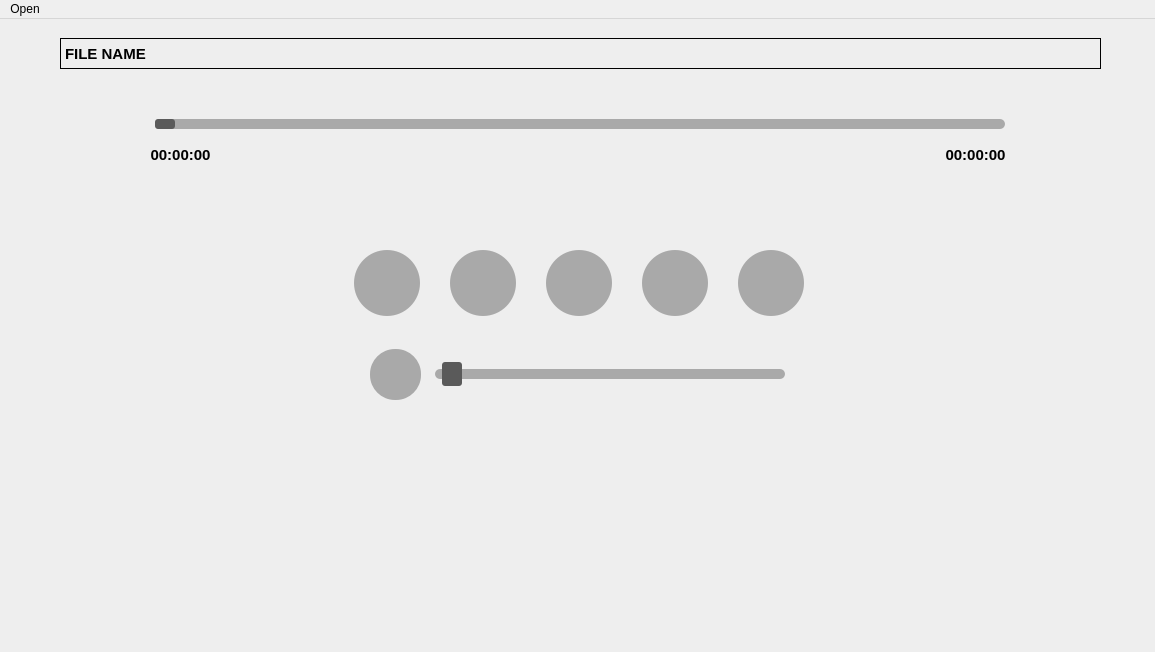
<?xml version="1.0" encoding="UTF-8"?>
<ui version="4.0">
 <class>MainWindow</class>
 <widget class="QMainWindow" name="MainWindow">
  <property name="geometry">
   <rect>
    <x>0</x>
    <y>0</y>
    <width>1155</width>
    <height>652</height>
   </rect>
  </property>
  <property name="windowTitle">
   <string>MainWindow</string>
  </property>
  <property name="styleSheet">
   <string notr="true">QMainWindow
{
	background-color:rgb(238,238,238)
}</string>
  </property>
  <widget class="QWidget" name="centralwidget">
   <widget class="QLabel" name="label_File_Name">
    <property name="geometry">
     <rect>
      <x>60</x>
      <y>19</y>
      <width>1041</width>
      <height>31</height>
     </rect>
    </property>
    <property name="font">
     <font>
      <family>Arial</family>
      <pointsize>11</pointsize>
      <bold>true</bold>
     </font>
    </property>
    <property name="styleSheet">
     <string notr="true">QLabel
{
	border-color: 1px solid rgb(142,142,142)
}</string>
    </property>
    <property name="frameShape">
     <enum>QFrame::Panel</enum>
    </property>
    <property name="text">
     <string>FILE NAME</string>
    </property>
   </widget>
   <widget class="QSlider" name="horizontalSlider_Audio_File_Duration">
    <property name="geometry">
     <rect>
      <x>140</x>
      <y>80</y>
      <width>881</width>
      <height>51</height>
     </rect>
    </property>
    <property name="styleSheet">
     <string notr="true">QSlider:groove:horizontal
{
	height: 10px;
	width: 850px;
	background: darkgray;
	border-radius:5px;
}
QSlider:handle:horizontal
{
	background:rgb(90,90,90);
	width: 20px;
	height: 20px;
	border-radius:3px;
}</string>
    </property>
    <property name="orientation">
     <enum>Qt::Horizontal</enum>
    </property>
   </widget>
   <widget class="QSlider" name="horizontalSlider_Audio_Volume">
    <property name="geometry">
     <rect>
      <x>410</x>
      <y>330</y>
      <width>401</width>
      <height>51</height>
     </rect>
    </property>
    <property name="styleSheet">
     <string notr="true">QSlider:groove:horizontal
{
	height: 10px;
	width: 350px;
	background: darkgray;
	border-radius:5px;
}
QSlider:handle:horizontal
{
	background:rgb(90,90,90);
	width: 20px;
	height: 20px;
	border-radius:3px;
	margin: -7 7;
}</string>
    </property>
    <property name="orientation">
     <enum>Qt::Horizontal</enum>
    </property>
   </widget>
   <widget class="QPushButton" name="pushButton_Volume">
    <property name="geometry">
     <rect>
      <x>370</x>
      <y>330</y>
      <width>51</width>
      <height>51</height>
     </rect>
    </property>
    <property name="styleSheet">
     <string notr="true">QPushButton
{
	border:none;
	border-radius:25px;
	background-color:darkgray;
	color:rgb(252,252,252);
	padding:0px;
}</string>
    </property>
    <property name="text">
     <string/>
    </property>
    <property name="iconSize">
     <size>
      <width>30</width>
      <height>30</height>
     </size>
    </property>
    <property name="checkable">
     <bool>false</bool>
    </property>
   </widget>
   <widget class="QLabel" name="label_Value_1">
    <property name="geometry">
     <rect>
      <x>140</x>
      <y>120</y>
      <width>81</width>
      <height>31</height>
     </rect>
    </property>
    <property name="font">
     <font>
      <family>Arial</family>
      <pointsize>11</pointsize>
      <bold>true</bold>
     </font>
    </property>
    <property name="styleSheet">
     <string notr="true">QLabel
{
	color:rgb(0,0,0)
}</string>
    </property>
    <property name="text">
     <string>00:00:00</string>
    </property>
    <property name="alignment">
     <set>Qt::AlignCenter</set>
    </property>
   </widget>
   <widget class="QLabel" name="label_Value_2">
    <property name="geometry">
     <rect>
      <x>930</x>
      <y>120</y>
      <width>91</width>
      <height>31</height>
     </rect>
    </property>
    <property name="font">
     <font>
      <family>Arial</family>
      <pointsize>11</pointsize>
      <bold>true</bold>
     </font>
    </property>
    <property name="styleSheet">
     <string notr="true">QLabel
{
	color:rgb(0,0,0)
}</string>
    </property>
    <property name="text">
     <string>00:00:00</string>
    </property>
    <property name="alignment">
     <set>Qt::AlignCenter</set>
    </property>
   </widget>
   <widget class="QWidget" name="layoutWidget">
    <property name="geometry">
     <rect>
      <x>330</x>
      <y>230</y>
      <width>501</width>
      <height>68</height>
     </rect>
    </property>
    <layout class="QHBoxLayout" name="horizontalLayout">
     <item>
      <widget class="QPushButton" name="pushButton_Seek_Back">
       <property name="styleSheet">
        <string notr="true">QPushButton
{
	border:none;
	border-radius:33px;
	background-color:darkgray;
	color:rgb(252,252,252);
	min-width:66px;
	max-width:66px;
	min-height:66px;
	max-height:66px;
	padding:0px;
}

QPushButton:Hover {
	background-color:rgb(210,210,210);
}</string>
       </property>
       <property name="text">
        <string/>
       </property>
       <property name="iconSize">
        <size>
         <width>30</width>
         <height>30</height>
        </size>
       </property>
       <property name="checkable">
        <bool>false</bool>
       </property>
      </widget>
     </item>
     <item>
      <widget class="QPushButton" name="pushButton_Stop">
       <property name="styleSheet">
        <string notr="true">QPushButton
{
	border:none;
	border-radius:33px;
	background-color:darkgray;
	color:white;
	min-width:66px;
	max-width:66px;
	min-height:66px;
	max-height:66px;
	padding:0px;
}
QPushButton:Hover {
	background-color:rgb(210,210,210);
}</string>
       </property>
       <property name="text">
        <string/>
       </property>
       <property name="iconSize">
        <size>
         <width>30</width>
         <height>30</height>
        </size>
       </property>
       <property name="checkable">
        <bool>false</bool>
       </property>
      </widget>
     </item>
     <item>
      <widget class="QPushButton" name="pushButton_Play">
       <property name="styleSheet">
        <string notr="true">QPushButton
{
	border:none;
	border-radius:33px;
	background-color:darkgray;
	color:rgb(252,252,252);
	min-width:66px;
	max-width:66px;
	min-height:66px;
	max-height:66px;
	padding:0px;
}
QPushButton::icon {
    color:rgb(252,252,252) ;
}
QPushButton:Hover {
	background-color:rgb(210,210,210);
}</string>
       </property>
       <property name="text">
        <string/>
       </property>
       <property name="iconSize">
        <size>
         <width>30</width>
         <height>30</height>
        </size>
       </property>
       <property name="checkable">
        <bool>false</bool>
       </property>
      </widget>
     </item>
     <item>
      <widget class="QPushButton" name="pushButton_Pause">
       <property name="styleSheet">
        <string notr="true">QPushButton
{
	border:none;
	border-radius:33px;
	background-color:darkgray;
	color:rgb(252,252,252);
	min-width:66px;
	max-width:66px;
	min-height:66px;
	max-height:66px;
	padding:0px;
}
QPushButton:Hover {
	background-color:rgb(210,210,210);
}</string>
       </property>
       <property name="text">
        <string/>
       </property>
       <property name="iconSize">
        <size>
         <width>30</width>
         <height>30</height>
        </size>
       </property>
       <property name="checkable">
        <bool>false</bool>
       </property>
      </widget>
     </item>
     <item>
      <widget class="QPushButton" name="pushButton_Seek_Forward">
       <property name="styleSheet">
        <string notr="true">QPushButton
{
	border:none;
	border-radius:33px;
	background-color:darkgray;
	color:rgb(252,252,252);
	min-width:66px;
	max-width:66px;
	min-height:66px;
	max-height:66px;
	padding:0px;
}
QPushButton:Hover {
	background-color:rgb(210,210,210);
}</string>
       </property>
       <property name="text">
        <string/>
       </property>
       <property name="iconSize">
        <size>
         <width>30</width>
         <height>30</height>
        </size>
       </property>
       <property name="checkable">
        <bool>false</bool>
       </property>
      </widget>
     </item>
    </layout>
   </widget>
  </widget>
  <widget class="QMenuBar" name="menubar">
   <property name="geometry">
    <rect>
     <x>0</x>
     <y>0</y>
     <width>1155</width>
     <height>25</height>
    </rect>
   </property>
   <widget class="QMenu" name="menuOpen">
    <property name="title">
     <string>Open</string>
    </property>
    <addaction name="actionOpen_Audio_File"/>
   </widget>
   <addaction name="menuOpen"/>
  </widget>
  <action name="actionOpen_Audio_File">
   <property name="text">
    <string>Open Audio File</string>
   </property>
  </action>
 </widget>
 <resources/>
 <connections/>
</ui>
